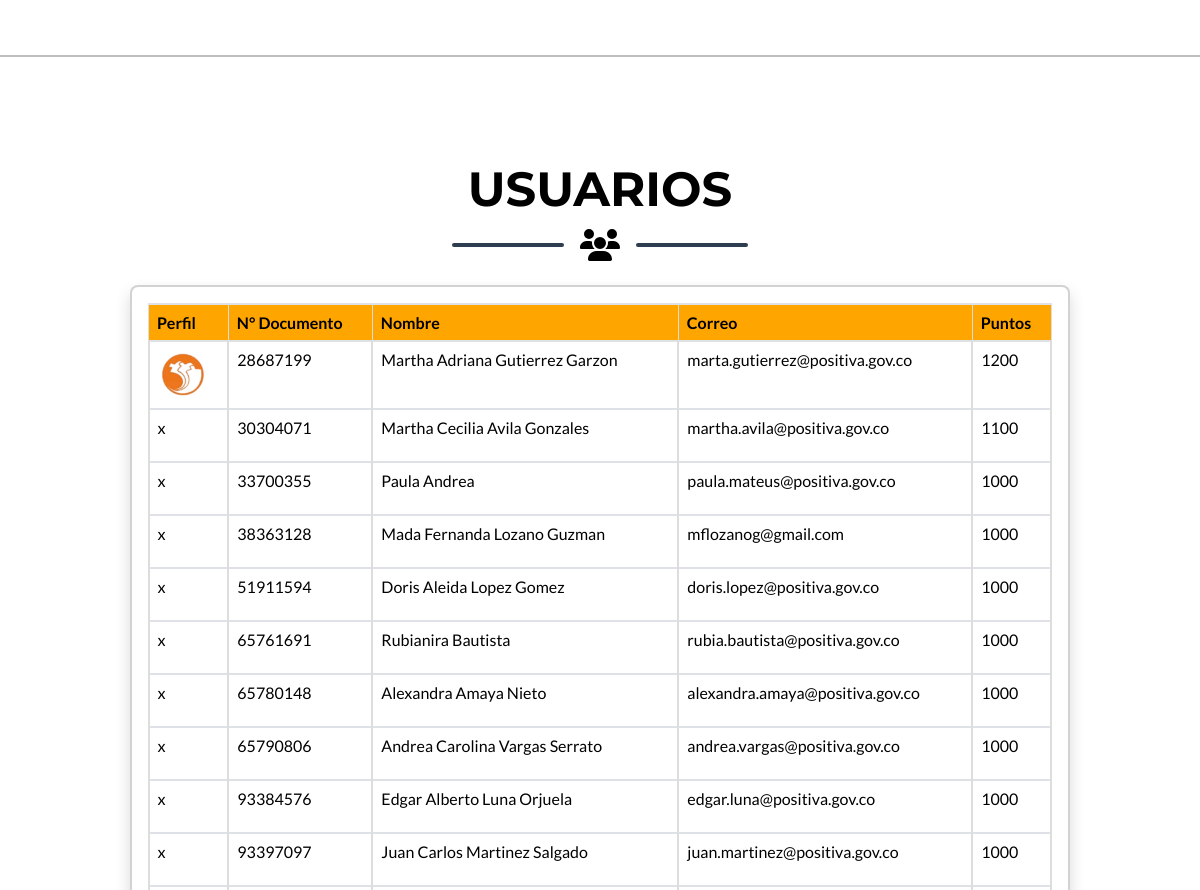
The app's page / (signed in, middle part), older data.
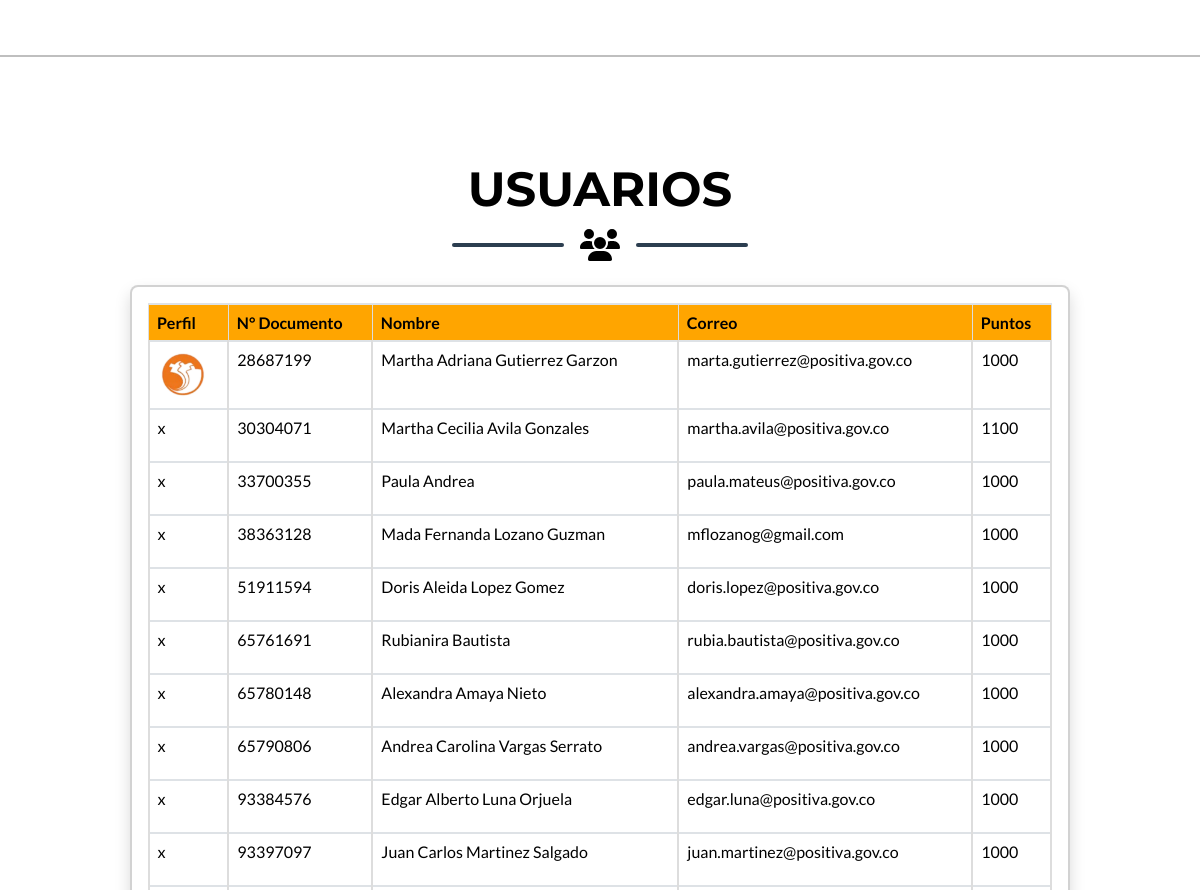
The same page, newer data.
### user/models.py (models this page shows, shortened)
class Usuario(models.Model):
    id = models.IntegerField(primary_key=True)
    rol = models.IntegerField(null=True, blank=True, default=2) # campo no obligatorio
    img = models.ImageField(upload_to='imagenes/', null=True, blank=True)
    nombre = models.CharField(max_length=255)
    email = models.EmailField(unique=True)
    total_puntos = models.IntegerField(default=1000)
    password = models.CharField(max_length=45)
    habilitacion = models.BooleanField(null=True, blank=True, default=True)

### user/views.py (the view)
# urls.py: path('', index, name="home"),
def index(request):
    usuarios = Usuario.objects.all()
    authenticate = 'user_id' in request.session
    return render(request, "user_blog/index.html", {'usuarios': usuarios, 'authenticate': authenticate})

### user/templates/user_blog/index.html (shortened to what this page needs)
{% extends "layout.html" %}
{% load static %}
{% block content %}
    <section class="page-section portfolio" id="programas">
    </section>
    <hr>
    <section class="page-section bg-primary text-white mb-0" id="usuarios">
        <div class="container-fluid">
            <h2 class="page-section-heading text-center text-uppercase text-secondary mb-0">USUARIOS</h2>
            <div class="divider-custom">
                <div class="divider-custom-line"></div>
                <div class="divider-custom-icon"><i class="fa-solid fa-users"></i></div>
                <div class="divider-custom-line"></div>
            </div>
            {% if authenticate %}
            <div class="card shadow mb-4">
                <div class="card-body">
                    <div class="table-responsive">
                        <table class="table table-bordered" id="dataTable" width="100%" cellspacing="0">
                            <thead>
                                <tr>
                                    <th>Perfil</th>
                                    <th>N° Documento</th>
                                    <th>Nombre</th>
                                    <th>Correo</th>
                                    <th>Puntos</th>
                                </tr>
                            </thead>
                            <tbody>
                                {% for usuario in usuarios %}
                                    <tr>
                                        <td>
                                            {% if usuario.img %}
                                                <img src="{{ usuario.img.url }}" alt="{{ usuario.nombre }}" class="img-profile" id="profile">
                                            {% else %}
                                                <p>x</p>
                                            {% endif %}
                                        </td>
                                        <td>{{ usuario.id }}</td>
                                        <td>{{ usuario.nombre }}</td>
                                        <td>{{ usuario.email }}</td>
                                        <td>{{ usuario.total_puntos }}</td>
                                    </tr>
                                {% endfor %}
                            </tbody>
                        </table>
                    </div>
                </div>
            </div>
            {% else %}
            <h1 class="text-center text-uppercase text-secondary mb-0">Iniciar sesion para ver los usuario</h1>
            {% endif %}
        </div>
    </section>
{% endblock %}

Row changes from the older to the newer data that the page shows:
changed Usuario "Martha Adriana Gutierrez Garzon": total_puntos "1200" → "1000"
